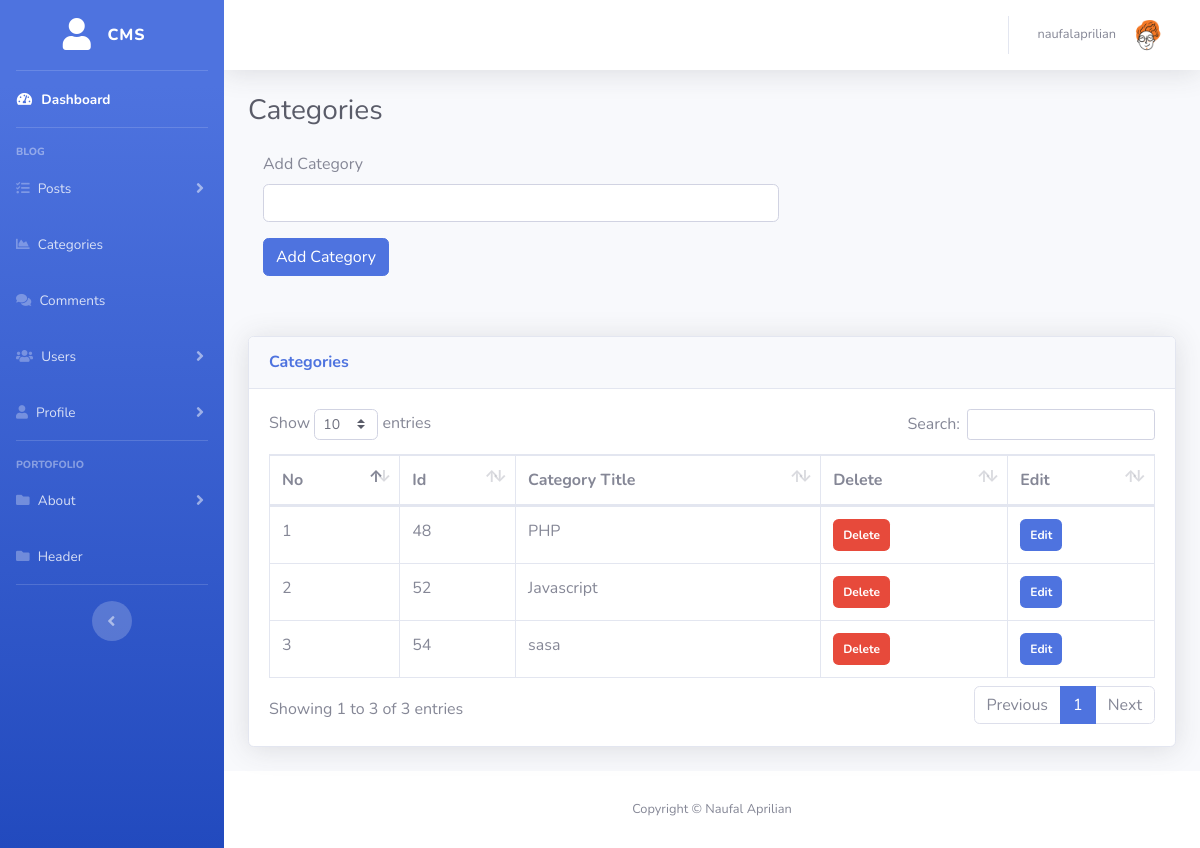
/admin/categories.php (signed in), run on the app's committed database.
### tables this page shows
CREATE TABLE `users` (
  `user_id` int(3) NOT NULL,
  `user_username` varchar(255) NOT NULL,
  `user_password` varchar(255) NOT NULL,
  `user_firstname` varchar(255) NOT NULL,
  `user_lastname` varchar(255) NOT NULL,
  `user_email` varchar(255) NOT NULL,
  `user_image` varchar(100) NOT NULL DEFAULT 'default.png',
  `user_role` varchar(255) NOT NULL DEFAULT 'user',
  `token` text NOT NULL
);

CREATE TABLE `categories` (
  `cat_id` int(3) NOT NULL,
  `cat_title` varchar(255) NOT NULL
);

### admin/categories.php (the view, shortened to what this page needs)
<?php
include 'includes/admin_header.php';
?>
<body id="page-top">
    <div id="wrapper">
            <?php include 'includes/admin_sidebar.php';?>
        <div id="content-wrapper" class="d-flex flex-column">
            <div id="content">
                    <?php include 'includes/admin_topbar.php'; ?>
                <div class="container-fluid">
                    <div class="d-sm-flex align-items-center justify-content-between mb-4">
                        <h1 class="h3 mb-0 text-gray-800">Categories</h1>
                    </div>
                    <div class="row">
                        <div class="col-lg-7 mb-4">
                        <form action="" method="post" style="margin-left: 15px;">
                                <div class="form-group">
                                    <label for="cat_title">Add Category</label>
                                    <input type="text" class="form-control" name="cat_title" >
                                </div>
                                <div class="form-group">
                                    <input class="btn btn-primary" type="submit" name="submit" value="Add Category">
                                </div>
                        </form>
                </div>
                        <div class="col-lg-12">
                        <?php
                $query = "SELECT * FROM categories";
                $select_all_categories_query = mysqli_query($connection,$query);
            ?>
            <div class="card shadow mb-4" style="margin-top: 20px; margin-bottom: 40px ">
                    <div class="card-header py-3">
                        <h6 class="m-0 font-weight-bold text-primary">Categories</h6>
                    </div>
                <div class="card-body">
                                <div class="table-responsive">
                        <table class="table table-bordered" id="dataTable" width="100%" cellspacing="0">
                        <thead>
                                    <tr>
                                        <th>No</th>
                                        <th>Id</th>
                                        <th>Category Title</th>
                                        <th>Delete</th>
                                        <th>Edit</th>
                                    </tr>
                                </thead>
                                <tbody>
                                <?php
                                    $no = 1;
                                ?>
                                <?php
                                    while ($row = mysqli_fetch_assoc($select_all_categories_query)) :
                                    $cat_title = $row['cat_title'];
                                    $cat_id = $row['cat_id'];
                                ?>
                                <tr>
                                    <td><?php echo $no;?></td>
                                    <td class="stu_id"><?php echo $cat_id?></td>
                                    <td class="cat_title"><?php echo $cat_title?></td>
                                    <td><a href="" class="badge badge-danger delete_btn" style="padding: 10px;">Delete</a></td>
                                    <td><a href="categories.php?edit=<?php echo "$cat_id"; ?>" class="badge badge-primary" style="padding: 10px;">Edit</a></td>
                                </tr>
                                <?php $no++; endwhile; ?>
                                </tbody>
                        </table>
                        </div>
                </div>
            </div>
                    </div>
                </div>
            </div>
                <?php
                    include 'includes/admin_copyright.php';
                ?>
        </div>
    </div>
    <?php include 'includes/admin_footer.php'; ?>

### admin/includes/admin_topbar.php (shortened to what this page needs)
<?php
if (isset($_SESSION['user_id'])) {
    $user_id = $_SESSION['user_id'];
    $query = "SELECT * FROM users WHERE `user_id` = $user_id";
    $select_user = mysqli_query($connection,$query);
    while($row = mysqli_fetch_assoc($select_user)){
        $user_username = $row['user_username'];
        $user_image = $row['user_image'];
    }
}
?>
<nav class="navbar navbar-expand navbar-light bg-white topbar mb-4 static-top shadow">
<ul class="navbar-nav ml-auto">
    <li class="nav-item dropdown no-arrow">
        <a class="nav-link dropdown-toggle" href="#" id="userDropdown" role="button"
            data-toggle="dropdown" aria-haspopup="true" aria-expanded="false">
            <span class="mr-2 d-none d-lg-inline text-gray-600 small"><?php echo $user_username ?></span>
            <img class="img-profile rounded-circle"
                src="../images/profile/<?php echo $user_image ?>">
        </a>
    </li>
</ul>
</nav>

### data on the page
users: user_username "naufalaprilian", user_image (placeholder picture)
categories: cat_id "48", cat_title "PHP"
categories: cat_id "52", cat_title "Javascript"
categories: cat_id "54", cat_title "sasa"
